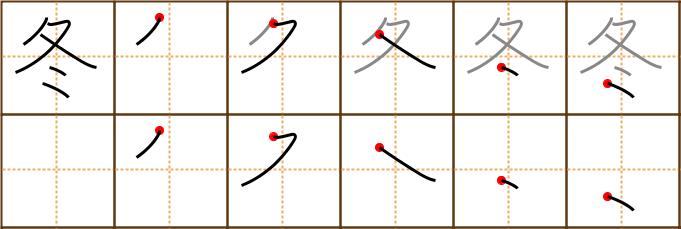
#> input picture test.jpg, 681 x 229 px, found by its file name
$ python 220517.py
#> lines starting #> are read from the running program, lines starting #| are printed output that depends on the picture
# Get image pixels and cut it

from PIL import Image
import math

img = Image.open('test.jpg')
#> img is the input picture: PIL image 681x229 RGB; mean R, G, B 239.4, 236.3, 232.5
print(img.width)
#| 681
n_squares = math.floor(img.width / 110)
#> n_squares = 6
# print(img.height)
# im.crop((left, top, right, bottom))

if n_squares % 2 == 1:
    half_w1 = math.ceil(math.ceil(n_squares/2)*110+(math.ceil(n_squares/2)+1)*3)
    half_w2 = math.ceil(math.ceil(n_squares/2)*110+(math.ceil(n_squares/2))*3)
else:
    half_w1 = math.ceil((n_squares/2)*110+((n_squares/2)+1)*3)
#> half_w1 = 342
    half_w2 = math.ceil((n_squares/2)*110+((n_squares/2))*3)
#> half_w2 = 339
half_h = math.floor(img.height/2) + 1
#> half_h = 115
im1 = img.crop((0, 0, half_w1, half_h-2))
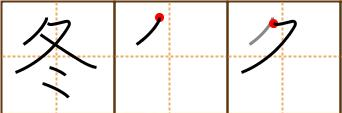
#> im1: PIL image 342x113 RGB; mean R, G, B 238.3, 235.5, 231.9
im2 = img.crop((half_w2, 0, img.width, half_h))
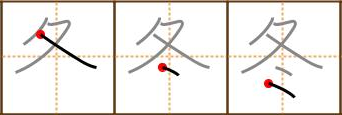
#> im2: PIL image 342x115 RGB; mean R, G, B 236.2, 232.8, 228.8
#im2 = img.crop(math.ceil(n_squares/2*110+n_squares/2*4), 0, img.width, math.ceil(img.height/2))

# Shows the image in image viewer
im1.save('im1.png')
im2.save('im2.png')

# [5 lines of commented-out code are left out]
half_n_squares = math.ceil(n_squares/2)
#> half_n_squares = 3
nim_width = half_n_squares*110+(half_n_squares+1)*3
#> nim_width = 342
new_image = Image.new('RGBA',(nim_width, img.height), (0,0,0,0))
#> new_image: PIL image 342x229 RGBA; every value is 0
new_image.paste(im1,(0,0))
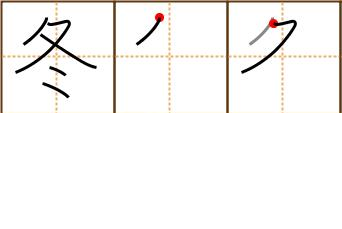
#> new_image: PIL image 342x229 RGBA; mean R, G, B, A 117.6, 116.2, 114.4, 125.8; transparent parts drawn white
new_image.paste(im2,(0,im1.height))
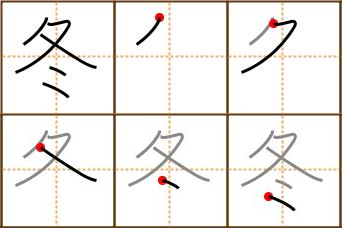
#> new_image: PIL image 342x229 RGBA; mean R, G, B, A 236.2, 233.1, 229.3, 253.9; transparent parts drawn white
new_image.save("final_image.png","PNG")
#new_image.show()

$ run again, with im1.jpg copied over test.jpg
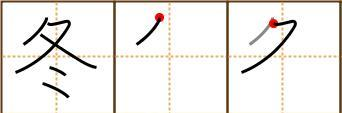
#> input picture im1.jpg, 342 x 113 px, found by its file name
#> img is the input picture: PIL image 342x113 RGB; mean R, G, B 237.5, 235.3, 231.6
#| 342
#> `im1 = img.crop((0, 0, half_w1, half_h-2))`:
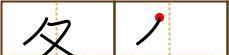
#> im1: PIL image 229x55 RGB; mean R, G, B 231.6, 228.6, 224.7
#> `new_image.paste(im2,(0,im1.height))`:
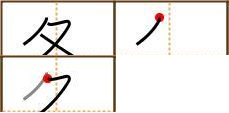
#> new_image: PIL image 229x113 RGBA; mean R, G, B, A 171.5, 169, 165.7, 189.3; transparent parts drawn white

$ run again, with im2.jpg copied over test.jpg
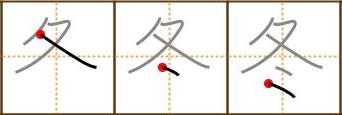
#> input picture im2.jpg, 342 x 115 px, found by its file name
#> img is the input picture: PIL image 342x115 RGB; mean R, G, B 235.3, 232.5, 228.4
#| 342
#> `im1 = img.crop((0, 0, half_w1, half_h-2))`:
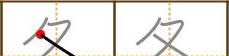
#> im1: PIL image 229x56 RGB; mean R, G, B 232.8, 229.7, 225.4
#> `new_image.paste(im2,(0,im1.height))`:
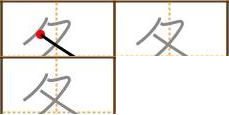
#> new_image: PIL image 229x115 RGBA; mean R, G, B, A 172.6, 170.4, 167.1, 189.3; transparent parts drawn white

$ run again, with merged_image.jpg copied over test.jpg
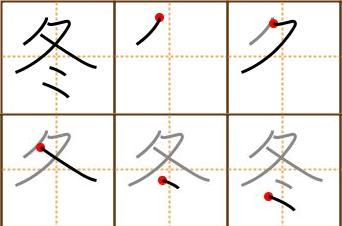
#> input picture merged_image.jpg, 342 x 226 px, found by its file name
#> img is the input picture: PIL image 342x226 RGB; mean R, G, B 237.6, 235.2, 231.5
#| 342
#> `im1 = img.crop((0, 0, half_w1, half_h-2))`:
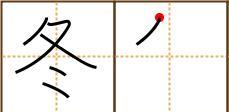
#> im1: PIL image 229x112 RGB; mean R, G, B 236.4, 234.3, 230.5
#> `new_image.paste(im2,(0,im1.height))`:
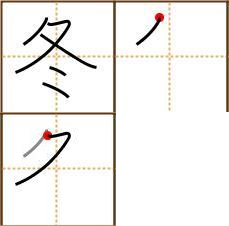
#> new_image: PIL image 229x226 RGBA; mean R, G, B, A 177.4, 175.5, 172.5, 191.5; transparent parts drawn white
